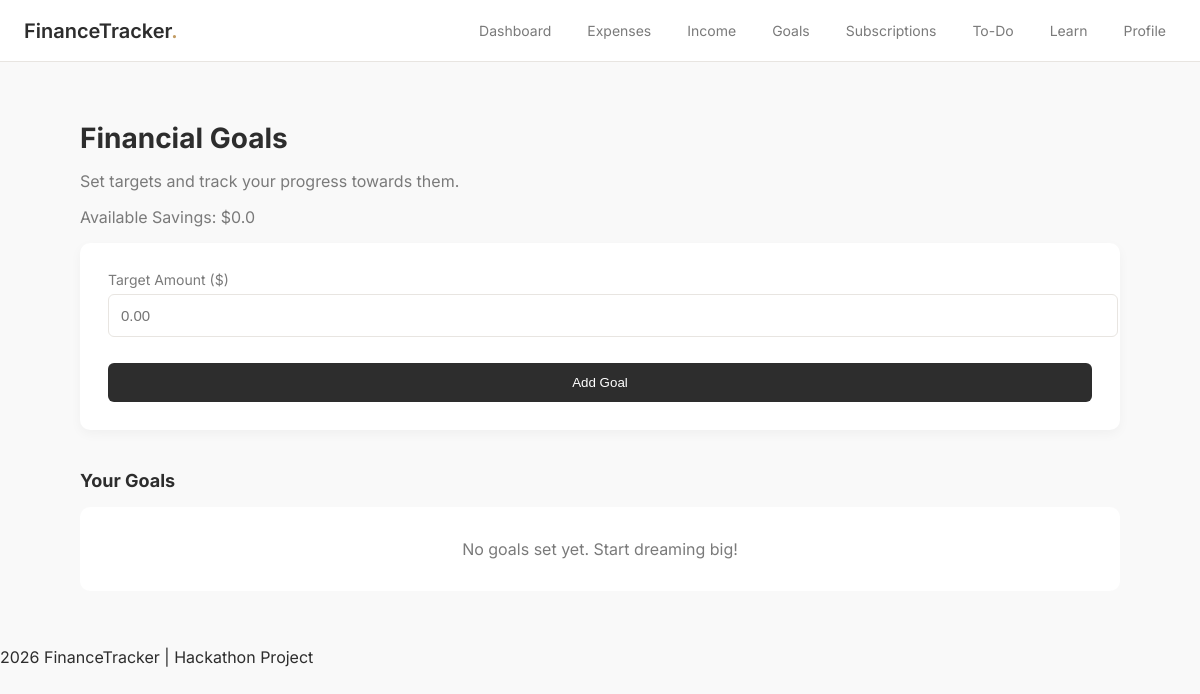
Before: /goals/oleksii with the older database file.
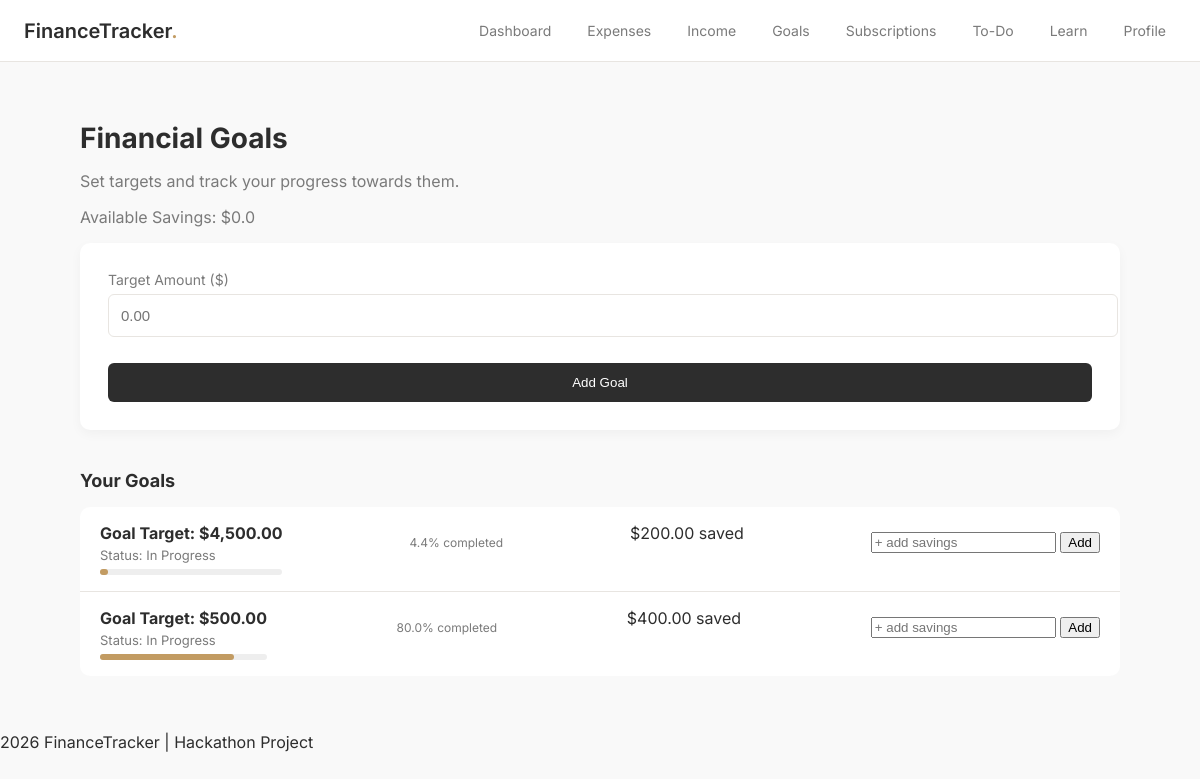
After: the same page with the newer database file.
### tables this page shows
CREATE TABLE users (
        id INTEGER PRIMARY KEY AUTOINCREMENT,
        username TEXT UNIQUE,
        streak INTEGER DEFAULT 0,
        email TEXT,
        password TEXT,
        balance REAL DEFAULT 0,
        savings REAL DEFAULT 0,
        last_active TEXT
    );

CREATE TABLE goals (
        id INTEGER PRIMARY KEY AUTOINCREMENT,
        user_id INTEGER,
        target REAL,
        current REAL DEFAULT 0,
        completed INTEGER DEFAULT 0
    );

### app.py (the view, shortened to what this page needs)
@app.route("/goals/<username>", methods=["GET", "POST"])
def goals(username):
    user_id = get_user_id(username)
    if not user_id:
        return redirect(url_for("index"))
    conn = get_db()
    user = conn.execute(
        "SELECT * FROM users WHERE id=?",
        (user_id,)
    ).fetchone()
    data = conn.execute(
        "SELECT * FROM goals WHERE user_id=?",
        (user_id,)
    ).fetchall()
    conn.close()
    return render_template(
        "goals.html",
        data=data,
        username=username,
        savings=user["savings"]  # ✅ now works
    )

### app.py (called while the page is built)
def get_db():
    conn = sqlite3.connect(DB)
    conn.row_factory = sqlite3.Row
    return conn

def get_user_id(username):
    conn = get_db()
    user = conn.execute(
        "SELECT id FROM users WHERE username=?",
        (username,)
    ).fetchone()
    conn.close()
    return user["id"] if user else None

@app.context_processor
def inject_user():
    username = request.view_args.get("username") if request.view_args else None
    return dict(current_user=username)

### templates/goals.html (shortened to what this page needs)
{% extends "layout.html" %}
{% block navbar %}
    {% include "navbar.html" %}
{% endblock %}
{% block content %}
<div class="container">
    <div class="dashboard-header">
        <h1>Financial Goals</h1>
        <p>Set targets and track your progress towards them.</p>
        <p>Available Savings: ${{ savings }}</p>
    </div>
    <div class="form-card" style="border-top-color: #C29B62;">
        <form method="POST">
            <div class="form-group">
                <label>Target Amount ($)</label>
                <input type="number" step="0.01" name="target" class="form-control" placeholder="0.00" required>
            </div>
            <button type="submit" class="btn-primary" style="width: 100%; margin-top: 8px;">Add Goal</button>
        </form>
    </div>
    <h3 class="section-title">Your Goals</h3>
    <div class="transaction-list">
        {% if data %}
            {% for g in data %}
                <div class="transaction-item">
                    <div class="tx-details">
                        <h4>Goal Target: ${{ "{:,.2f}".format(g.target|float) }}</h4>
                        <p>Status: {% if g.completed %}Completed 🎉{% else %}In Progress{% endif %}</p>
                        <div style="background:#eee; height:6px; border-radius:6px; margin-top:6px;">
                            <div style="
                                width: {{ (g.current / g.target * 100) if g.target > 0 else 0 }}%;
                                background:#C29B62;
                                height:6px;
                                border-radius:6px;">
                            </div>
                        </div>
                    </div>
                    <p style="font-size: 12px; color: #7A7A7A;">
                        {{ ((g.current / g.target) * 100) | round(1) if g.target > 0 else 0 }}% completed
                    </p>
                    <div class="tx-amount" style="color: #2D2D2D;">
                        ${{ "{:,.2f}".format(g.current|float) }} saved
                    </div>
                    <form method="POST" action="/update_goal/{{ current_user }}/{{ g.id }}" style="margin-top:8px;">
                        <input type="number" step="0.01" name="amount" placeholder="+ add savings" required>
                        <button type="submit">Add</button>
                    </form>
                </div>
            {% endfor %}
        {% else %}
            <div class="empty-state" style="padding: 32px; text-align: center; color: #7A7A7A;">
                No goals set yet. Start dreaming big!
            </div>
        {% endif %}
    </div>
</div>
{% endblock %}

### templates/layout.html (shortened to what this page needs)
<!DOCTYPE html>
<html lang="en">
<head>
    <link rel="stylesheet" href="{{ url_for('static', filename='css/style.css') }}">
</head>
<body>
    {% block navbar %}{% endblock %}
    <main>
        {% block content %}{% endblock %}
    </main>
    {% include "footer.html" %}
</body>
</html>

### templates/navbar.html
<nav class="navbar">
    <div class="nav-left">
        <h2>FinanceTracker</h2>
    </div>
    <div class="nav-right">
        <a href="{{ url_for('dashboard', username=current_user) }}">Dashboard</a>
        <a href="{{ url_for('expenses', username=current_user) }}">Expenses</a>
        <a href="{{ url_for('income', username=current_user) }}">Income</a>
        <a href="{{ url_for('goals', username=current_user) }}">Goals</a>
        <a href="{{ url_for('subscriptions', username=current_user) }}">Subscriptions</a>
        <a href="{{ url_for('todo', username=current_user) }}">To-Do</a>
        <a href="{{ url_for('learn', username=current_user) }}">Learn</a>
        <a href="{{ url_for('profile', username=current_user) }}">Profile</a>
    </div>
</nav>

### templates/footer.html
<footer class="footer">
    <p>2026 FinanceTracker | Hackathon Project</p>
</footer>

### static/css/style.css (style rules this page uses)
body { font-family: 'Inter', -apple-system, BlinkMacSystemFont, "Segoe UI", sans-serif; background-color: #F9F9F9; color: #2D2D2D; margin: 0; -webkit-font-smoothing: antialiased; }
.container { max-width: 1040px; margin: 0 auto; padding: 40px 24px; }
.navbar { display: flex; justify-content: space-between; align-items: center; background-color: #FFFFFF; padding: 16px 24px; border-bottom: 1px solid #E8E5E1; }
.nav-left h2 { font-size: 20px; font-weight: 600; margin: 0; }
.nav-left h2::after { content: '.'; color: #C29B62; }
.nav-right { display: flex; gap: 16px; }
.nav-right a { text-decoration: none; color: #7A7A7A; font-size: 14px; padding: 6px 10px; border-radius: 6px; transition: 0.2s; }
.dashboard-header h1 { font-size: 28px; margin-bottom: 8px; }
.dashboard-header p { color: #7A7A7A; }
.section-title { font-size: 18px; margin: 40px 0 16px; }
.form-card { background: white; padding: 28px; border-radius: 10px; box-shadow: 0 4px 12px rgba(0,0,0,0.04); margin-bottom: 40px; }
.form-group { margin-bottom: 18px; }
.form-group label { font-size: 14px; color: #7A7A7A; display: block; margin-bottom: 6px; }
.form-control { width: 100%; padding: 12px; border-radius: 6px; border: 1px solid #E8E5E1; font-size: 15px; }
.btn-primary { background: #2D2D2D; color: white; border: none; padding: 12px; border-radius: 6px; cursor: pointer; }
.transaction-list { background: white; border-radius: 10px; overflow: hidden; }
.transaction-item { display: flex; justify-content: space-between; padding: 16px 20px; border-bottom: 1px solid #E8E5E1; }
.transaction-item:last-child { border-bottom: none; }
.tx-details h4 { margin: 0; }
.tx-details p { margin: 4px 0 0; font-size: 13px; color: #7A7A7A; }
a { transition: all 0.2s ease; }

Changed rows visible on the page:
added goals: target "4,500.00", completed "In Progress", target+current "4.4", current "200.00"
added goals: target "500.00", completed "In Progress", target+current "80.0", current "400.00"
Other visible differences:
text no longer shown: "No goals set yet. Start dreaming big!"
